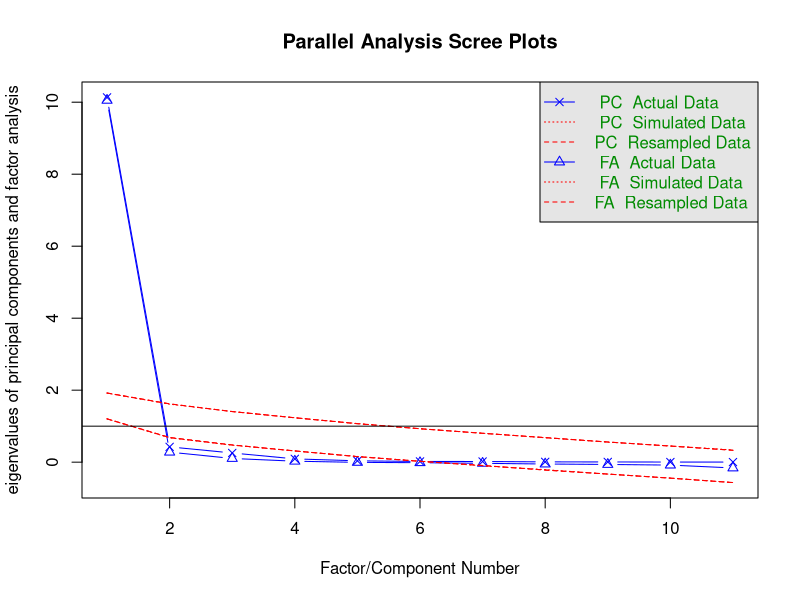

The R source for this figure: (Note: this script raises an error after producing the figure.)
setwd('/Users/sunzhongyang/Desktop/IE7275/HW2/')

library(psych)

USJudgeRatings <-
data.frame(CONT = c(5.7, 6.8, 7.2, 6.8, 7.3, 6.2, 10.6, 7, 7.3, 8.2,
7, 6.5, 6.7, 7, 6.5, 7.3, 8, 7.7, 8.3, 9.6, 7.1, 7.6, 6.6, 6.2, 7.5, 7.8,
7.1, 7.5, 7.5, 7.1, 6.6, 8.4, 6.9, 7.3, 7.7, 8.5, 6.9, 6.5, 8.3, 8.3, 9,
7.1, 8.6), INTG = c(7.9, 8.9, 8.1, 8.8, 6.4, 8.8, 9, 5.9, 8.9, 7.9, 8,
8, 8.6, 7.5, 8.1, 8, 7.6, 7.7, 8.2, 6.9, 8.2, 7.3, 7.4, 8.3, 8.7, 8.9,
8.5, 9, 8.1, 9.2, 7.4, 8, 8.5, 8.9, 6.2, 8.3, 8.3, 8.2, 7.3, 8.2, 7, 8.4,
7.4), DMNR = c(7.7, 8.8, 7.8, 8.5, 4.3, 8.7, 8.9, 4.9, 8.9, 6.7, 7.6, 7.6,
8.2, 6.4, 8, 7.4, 6.6, 6.7, 7.4, 5.7, 7.7, 6.9, 6.2, 8.1, 8.5, 8.7, 8.3,
8.9, 7.7, 9, 6.9, 7.9, 7.8, 8.8, 5.1, 8.1, 8, 7.7, 7, 7.8, 5.9, 8.4, 7),
DILG = c(7.3, 8.5, 7.8, 8.8, 6.5, 8.5, 8.7, 5.1, 8.7, 8.1, 7.4, 7.2, 6.8,
6.8, 8, 7.7, 7.2, 7.5, 7.8, 6.6, 7.1, 6.8, 6.2, 7.7, 8.6, 8.9, 8, 8.7,
8.2, 9, 8.4, 7.9, 8.5, 8.7, 5.6, 8.3, 8.1, 7.8, 6.8, 8.3, 7, 7.7, 7.5),
CFMG = c(7.1, 7.8, 7.5, 8.3, 6, 7.9, 8.5, 5.4, 8.6, 7.9, 7.3, 7,
6.9, 6.5, 7.9, 7.3, 6.5, 7.4, 7.7, 6.9, 6.6, 6.7, 5.4, 7.4, 8.5,
8.7, 7.9, 8.4, 8, 8.4, 8, 7.8, 8.1, 8.4, 5.6, 8.4, 7.9, 7.6, 7,
8.4, 7, 7.5, 7.5), DECI = c(7.4, 8.1, 7.6, 8.5, 6.2, 8, 8.5, 5.9,
8.5, 8, 7.5, 7.1, 6.6, 7, 8, 7.3, 6.5, 7.5, 7.7, 6.6, 6.6, 6.8,
5.7, 7.3, 8.4, 8.8, 7.9, 8.5, 8.1, 8.6, 7.9, 7.8, 8.2, 8.5, 5.9,
8.2, 7.9, 7.7, 7.1, 8.3, 7.2, 7.7, 7.7), PREP = c(7.1, 8, 7.5, 8.7,
5.7, 8.1, 8.5, 4.8, 8.4, 7.9, 7.1, 6.9, 7.1, 6.6, 7.9, 7.3, 6.8,
7.1, 7.7, 6.2, 6.7, 6.4, 5.8, 7.3, 8.5, 8.9, 7.8, 8.4, 8.2, 9.1,
8.2, 7.6, 8.4, 8.5, 5.6, 8.2, 7.9, 7.7, 6.7, 7.7, 6.9, 7.8, 7.4),
FAMI = c(7.1, 8, 7.5, 8.7, 5.7, 8, 8.5, 5.1, 8.4, 8.1, 7.2, 7, 7.3,
6.8, 7.8, 7.2, 6.7, 7.3, 7.8, 6, 6.7, 6.3, 5.9, 7.3, 8.5, 9, 7.8,
8.3, 8.4, 9.1, 8.4, 7.4, 8.5, 8.5, 5.6, 8.1, 7.7, 7.7, 6.7, 7.6,
6.9, 8.2, 7.2), ORAL = c(7.1, 7.8, 7.3, 8.4, 5.1, 8, 8.6, 4.7, 8.4,
7.7, 7.1, 7, 7.2, 6.3, 7.8, 7.1, 6.4, 7.1, 7.5, 5.8, 6.8, 6.3, 5.2,
7.2, 8.4, 8.8, 7.8, 8.3, 8, 8.9, 7.7, 7.4, 8.1, 8.4, 5.3, 7.9, 7.6,
7.5, 6.7, 7.5, 6.5, 8, 6.9), WRIT = c(7, 7.9, 7.4, 8.5, 5.3, 8,
8.4, 4.9, 8.5, 7.8, 7.2, 7.1, 7.2, 6.6, 7.8, 7.2, 6.5, 7.3, 7.6,
5.8, 6.8, 6.3, 5.8, 7.3, 8.4, 8.9, 7.7, 8.3, 8.1, 9, 7.9, 7.4, 8.3,
8.4, 5.5, 8, 7.7, 7.6, 6.7, 7.7, 6.6, 8.1, 7), PHYS = c(8.3, 8.5,
7.9, 8.8, 5.5, 8.6, 9.1, 6.8, 8.8, 8.5, 8.4, 6.9, 8.1, 6.2, 8.4,
8, 6.9, 8.1, 8, 7.2, 7.5, 7.4, 4.7, 7.8, 8.7, 9, 8.3, 8.8, 8.4,
8.9, 8.4, 8.1, 8.7, 8.8, 6.3, 8, 8.1, 8.5, 8, 8.1, 7.6, 8.3, 7.8),
RTEN = c(7.8, 8.7, 7.8, 8.7, 4.8, 8.6, 9, 5, 8.8, 7.9, 7.7, 7.2,
7.7, 6.5, 8, 7.6, 6.7, 7.4, 8, 6, 7.3, 6.6, 5.2, 7.6, 8.7, 9, 8.2,
8.7, 8.1, 9.2, 7.5, 7.9, 8.3, 8.8, 5.3, 8.2, 8, 7.7, 7, 7.9, 6.6,
8.1, 7.1), row.names = c("AARONSON,L.H.", "ALEXANDER,J.M.",
"ARMENTANO,A.J.", "BERDON,R.I.", "BRACKEN,J.J.", "BURNS,E.B.",
"CALLAHAN,R.J.", "COHEN,S.S.", "DALY,J.J.", "DANNEHY,J.F.",
"DEAN,H.H.", "DEVITA,H.J.", "DRISCOLL,P.J.", "GRILLO,A.E.",
"HADDEN,W.L.JR.", "HAMILL,E.C.", "HEALEY.A.H.", "HULL,T.C.",
"LEVINE,I.", "LEVISTER,R.L.", "MARTIN,L.F.", "MCGRATH,J.F.",
"MIGNONE,A.F.", "MISSAL,H.M.", "MULVEY,H.M.", "NARUK,H.J.",
"O\'BRIEN,F.J.", "O\'SULLIVAN,T.J.", "PASKEY,L.", "RUBINOW,J.E.",
"SADEN.G.A.", "SATANIELLO,A.G.", "SHEA,D.M.", "SHEA,J.F.JR.",
"SIDOR,W.J.", "SPEZIALE,J.A.", "SPONZO,M.J.", "STAPLETON,J.F.",
"TESTO,R.J.", "TIERNEY,W.L.JR.", "WALL,R.A.", "WRIGHT,D.B.",
"ZARRILLI,K.J."))

#question 1
png(file = "1.Parallel Analysis Scree Plots.png", width = 1000, height = 750)
fa.parallel(USJudgeRatings[,-1], n.iter = 100, fa = 'both', show.legend = TRUE)
dev.off()

#question 2
pcJudge <- principal(USJudgeRatings[,-1], nfactors = 1)

#question 3
pcJudge <- principal(USJudgeRatings[,-1], nfactors = 2, rotate = 'varimax')

#question 4
pcJudge <- principal(USJudgeRatings[,-1], nfactors = 1, scores = TRUE)
head(pcglass$scores)

#question 5
png(file = '5.Principal Components Analysis.png', width = 1000, height = 750)
pcJudge <- principal(USJudgeRatings[,-1],, nfactors = 2, rotate = 'promax')
factor.plot(pcJudge, labels = rownames(pcJudge$loadings))
dev.off()